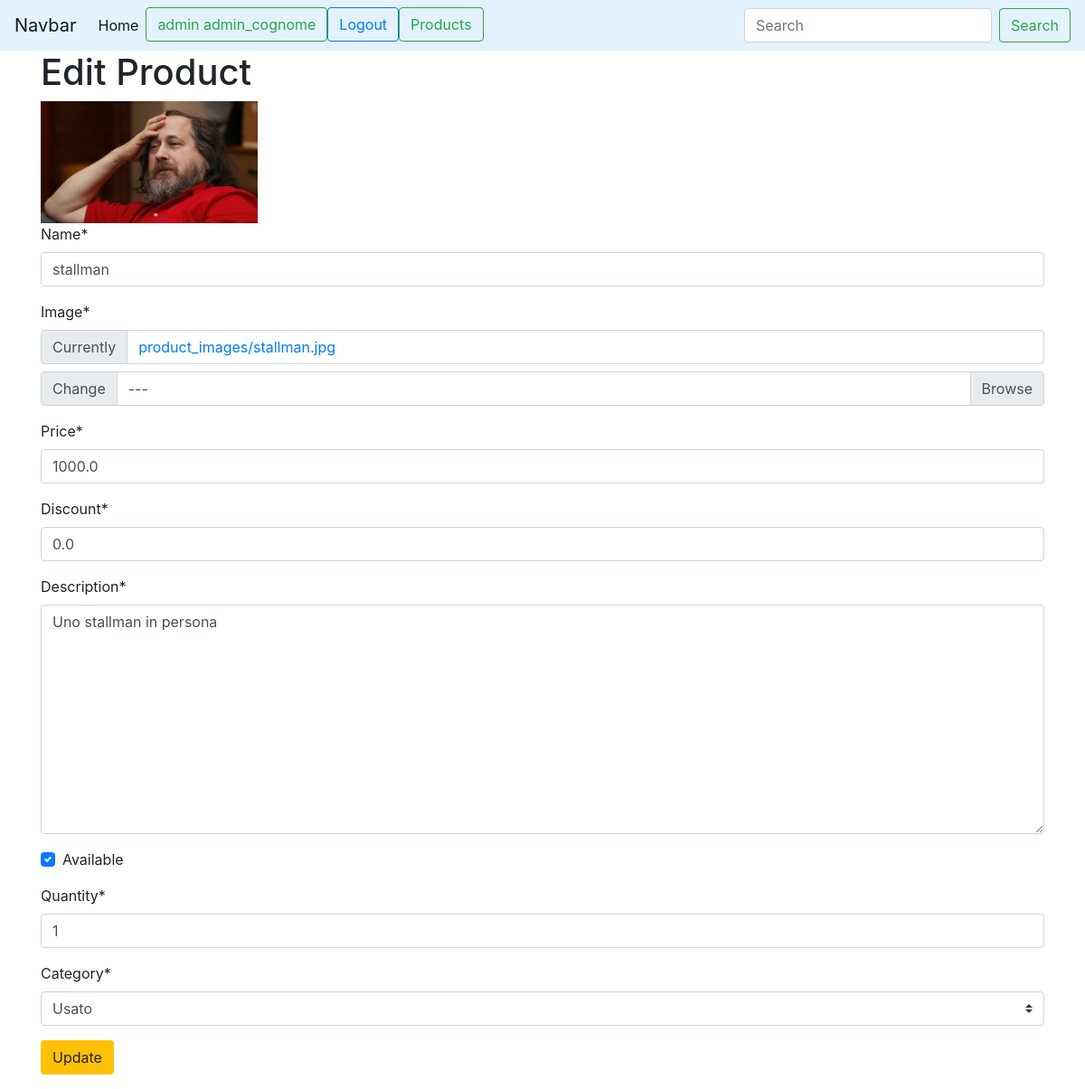
The page /product/management/1/change (signed in) on the database as committed earlier.
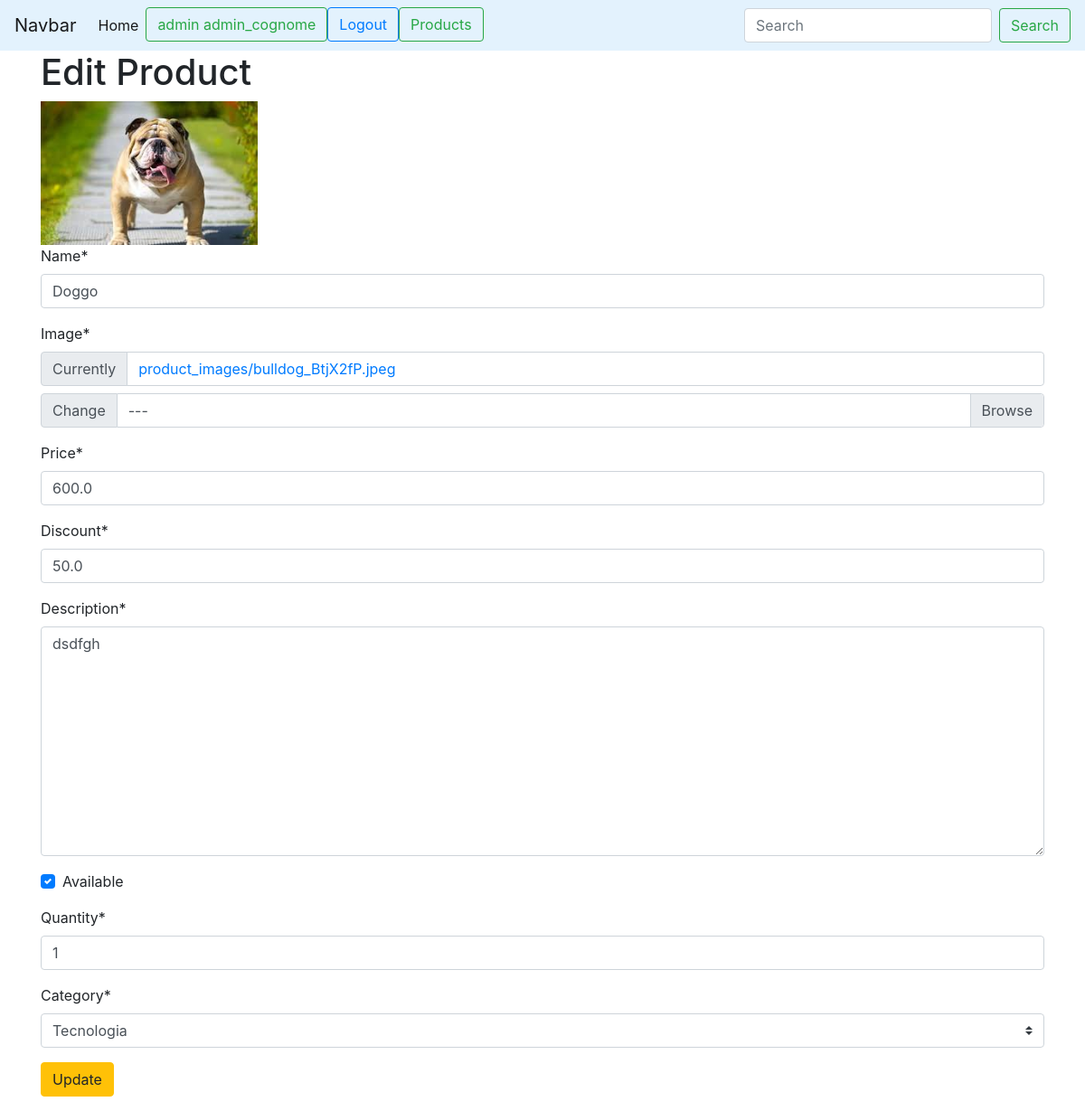
The same page on the database as committed later.
### user_management/models.py (models this page shows, shortened)
class CustomUser(AbstractBaseUser):
    email = models.EmailField(verbose_name="email", max_length=70, unique=True)
    username = models.CharField(max_length=30, unique=True)
    image = models.ImageField(upload_to='profile_image', default='/None/default_picture.png')
    date_joined = models.DateTimeField(verbose_name='date joined', auto_now_add=True)
    last_login = models.DateTimeField(verbose_name='last login', auto_now=True)
    is_admin = models.BooleanField(default=False)
    is_active = models.BooleanField(default=True)
    is_staff = models.BooleanField(default=False)
    is_superuser = models.BooleanField(default=False)
    first_name = models.CharField(max_length=30, default=None)
    last_name = models.CharField(max_length=30, default=None)
    is_vendor= models.BooleanField(default=False)
    USERNAME_FIELD = 'email'
    REQUIRED_FIELDS = ['username', 'first_name', 'last_name']  # required field other than email
    objects = CustomAccountManager()

### product_management/models.py (models this page shows, shortened)
class Product(models.Model):
    id = models.AutoField(primary_key=True)
    name = models.CharField(max_length=50)
    image = models.ImageField(upload_to='product_images/')
    price = models.FloatField(validators=[MinValueValidator(0.0001)])
    discount = models.FloatField(default=0,validators=[MinValueValidator(0.0)])
    description = models.TextField(max_length=500)
    available = models.BooleanField(default=False)
    quantity = models.PositiveIntegerField(default=1)
    producer = models.ForeignKey(CustomUser, on_delete=models.CASCADE)
    category = models.ForeignKey(MyCategory,on_delete=models.PROTECT)

class MyCategory(models.Model):
    name = models.CharField(max_length=20, primary_key=True)
    description = models.TextField(max_length=200)
    class Meta:
        verbose_name_plural = 'Categories'

### product_management/views.py (the view)
# urls.py: path('management/<int:pk>/change', views.ProductChange.as_view(), name='edit_product'),
class ProductChange(LoginRequiredMixin,UpdateView):
    model = Product
    template_name = 'product_setting/update_product.html'
    form_class = ProductCrispyForm
    success_url = reverse_lazy('product_management:product_management')

### product_management/forms.py
class ProductCrispyForm(SubmitButtonMixin):
    category = CategoryChoiceField(queryset=MyCategory.objects.all())
    helper = FormHelper()
    helper.form_id = 'product-crispy-form'
    helper.form_method = 'POST'
    helper.add_input(Submit('submit', 'Save'))
    class Meta:
        model = Product
        exclude = ('producer',)

### product_management/forms.py (called while the page is built)
    def label_from_instance(self, obj):
        return '{name}'.format(name=obj.name)

### product_management/templates/product_setting/update_product.html (shortened to what this page needs)
{% extends 'base.html' %}#
{% load static %}
{% load crispy_forms_tags %}
{% block content %}
    <div class="container">
        <h1>Edit Product</h1>
        {% if  product.image.url  is not None %}
                    <img src="{{ product.image.url }}" alt="user profile image" width="240">
        {% endif %}
    {% crispy form %}
    </div>
{% endblock %}

### templates/base.html (shortened to what this page needs)
<!doctype html>
<html lang="en">
  <head>
    <link rel="stylesheet" href="https://maxcdn.bootstrapcdn.com/bootstrap/4.0.0/css/bootstrap.min.css">
  </head>
  <body>
    <nav class="navbar navbar-expand-lg navbar-light " style="background-color: #e3f2fd;">
        <a class="navbar-brand" href="#">Navbar</a>
        <div class="collapse navbar-collapse" id="navbarSupportedContent">
            <ul class="navbar-nav mr-auto">
                <li class="nav-item active">
                    <a class="nav-link" href="{% url 'home' %}">Home </a>
                </li>
                {% if not request.user.is_authenticated %}
                    <li>
                        <a  class="btn btn-outline-success"  href="{% url 'user_management:login' %}">
                            Login
                        </a>
                    </li>
                    <li>
                        <a type="button" class="btn btn-outline-primary" href="{% url 'user_management:signup' %}">
                            Register
                        </a>
                    </li>
                {%else %}
                    <li>
                    <a  class="btn btn-outline-success"  href=" {% url 'user_management:account' %}">
                        {{ user.first_name }} {{ user.last_name }}
                    </a>
                    </li>
                    <li>
                        <a type="button" class="btn btn-outline-primary" href="{% url 'user_management:logout' %}">
                            Logout
                        </a>
                    </li>
                    {% if user.is_vendor  %}
                        <li>
                            <a  class="btn btn-outline-success"  href=" {% url 'product_management:product_management'%}">
                                Products
                            </a>
                        </li>
                    {% endif %}
                {% endif %}
            </ul>
            <form class="form-inline my-2 my-lg-0">
                <input class="form-control mr-sm-2" type="search" placeholder="Search" aria-label="Search">
                <button class="btn btn-outline-success my-2 my-sm-0" type="submit">Search</button>
            </form>
          </div>
    </nav>
    {% block content %}
    {% endblock %}
  </body>
</html>

Rows that differ between the two databases and show on the page:
changed Product: image: a different picture; name "stallman" → "Doggo"; price "1000.0" → "600.0"; discount "0.0" → "50.0"; description "Uno stallman in persona" → "dsdfgh"; category "Usato" → "Tecnologia"
Other text that changed with them:
text no longer shown: "Name * Image * Currently product_images/stallman.jpg Change --- Price * Discount * Description * Available Quantity * Category *"
text now shown: "Name * Image * Currently product_images/bulldog_BtjX2fP.jpeg Change --- Price * Discount * Description * Available Quantity * Category *"
